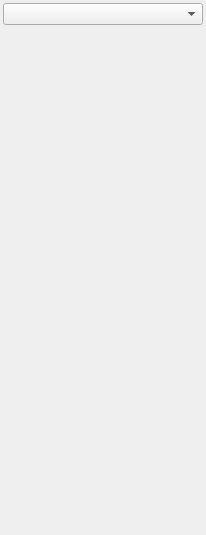
<?xml version="1.0" encoding="UTF-8"?>
<ui version="4.0">
 <class>Form</class>
 <widget class="QWidget" name="Form">
  <property name="geometry">
   <rect>
    <x>0</x>
    <y>0</y>
    <width>206</width>
    <height>535</height>
   </rect>
  </property>
  <property name="sizePolicy">
   <sizepolicy hsizetype="Preferred" vsizetype="Preferred">
    <horstretch>0</horstretch>
    <verstretch>0</verstretch>
   </sizepolicy>
  </property>
  <property name="windowTitle">
   <string>Form</string>
  </property>
  <layout class="QVBoxLayout" name="verticalLayout_2">
   <property name="margin">
    <number>3</number>
   </property>
   <item>
    <widget class="QComboBox" name="ftable"/>
   </item>
   <item>
    <widget class="QScrollArea" name="scrollArea">
     <property name="enabled">
      <bool>true</bool>
     </property>
     <property name="sizePolicy">
      <sizepolicy hsizetype="Preferred" vsizetype="Preferred">
       <horstretch>0</horstretch>
       <verstretch>0</verstretch>
      </sizepolicy>
     </property>
     <property name="minimumSize">
      <size>
       <width>175</width>
       <height>0</height>
      </size>
     </property>
     <property name="frameShape">
      <enum>QFrame::NoFrame</enum>
     </property>
     <property name="frameShadow">
      <enum>QFrame::Plain</enum>
     </property>
     <property name="horizontalScrollBarPolicy">
      <enum>Qt::ScrollBarAlwaysOff</enum>
     </property>
     <property name="widgetResizable">
      <bool>true</bool>
     </property>
     <widget class="QWidget" name="scrollAreaWidgetContents">
      <property name="geometry">
       <rect>
        <x>0</x>
        <y>0</y>
        <width>200</width>
        <height>499</height>
       </rect>
      </property>
      <property name="sizePolicy">
       <sizepolicy hsizetype="Preferred" vsizetype="Preferred">
        <horstretch>0</horstretch>
        <verstretch>0</verstretch>
       </sizepolicy>
      </property>
      <property name="minimumSize">
       <size>
        <width>0</width>
        <height>0</height>
       </size>
      </property>
      <layout class="QVBoxLayout" name="verticalLayout_3">
       <property name="margin">
        <number>0</number>
       </property>
       <item>
        <layout class="QVBoxLayout" name="vbox"/>
       </item>
      </layout>
     </widget>
    </widget>
   </item>
  </layout>
 </widget>
 <resources/>
 <connections/>
</ui>
